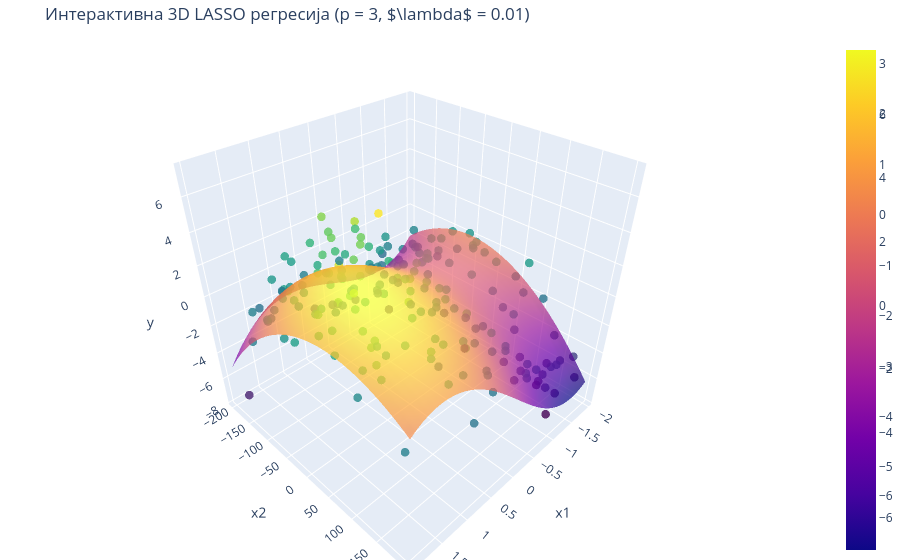

The notebook cell this image was saved under:
### Code cell
# Interaktivni 3D prikaz LASSO modela
fig_3d = rf.plot_interactive_lasso_3d(
    X=X,
    y=y,
    w=w,
    b=b,
    mean=mean,
    std=std,
    best_p=best_p,
    best_lambda=best_lambda,
    name="interaktivna_lasso_3d.html",
)

### Figure 1 — Plotly figure (JSON) as saved in the notebook; plotly's stock layout.template omitted (floating-point values rounded to 4 significant figures; data arrays with more than 128 entries replaced by an {"elided": "..."} marker saying what was removed)
{"data": [{"marker": {"color": {"elided": "200 float values"}, "colorbar": {"title": {"text": "y"}}, "colorscale": [[0.0, "#440154"], [0.1111, "#482878"], [0.2222, "#3e4989"], [0.3333, "#31688e"], [0.4444, "#26828e"], [0.5556, "#1f9e89"], [0.6667, "#35b779"], [0.7778, "#6ece58"], [0.8889, "#b5de2b"], [1.0, "#fde725"]], "opacity": 0.8, "size": 5}, "mode": "markers", "name": "Оригинални подаци", "x": {"elided": "200 float values"}, "y": {"elided": "200 float values"}, "z": {"elided": "200 float values"}, "type": "scatter3d"}, {"colorscale": [[0.0, "#0d0887"], [0.1111, "#46039f"], [0.2222, "#7201a8"], [0.3333, "#9c179e"], [0.4444, "#bd3786"], [0.5556, "#d8576b"], [0.6667, "#ed7953"], [0.7778, "#fb9f3a"], [0.8889, "#fdca26"], [1.0, "#f0f921"]], "name": "Регресиона површ", "opacity": 0.7, "x": {"elided": "40x40 float values"}, "y": {"elided": "40x40 float values"}, "z": {"elided": "40x40 float values"}, "type": "surface"}], "layout": {"margin": {"l": 0, "r": 0, "b": 0, "t": 40}, "title": {"text": "Интерактивна 3D LASSO регресија (p = 3, $\\lambda$ = 0.01)"}, "scene": {"xaxis": {"title": {"text": "x1"}}, "yaxis": {"title": {"text": "x2"}}, "zaxis": {"title": {"text": "y"}}}}}
